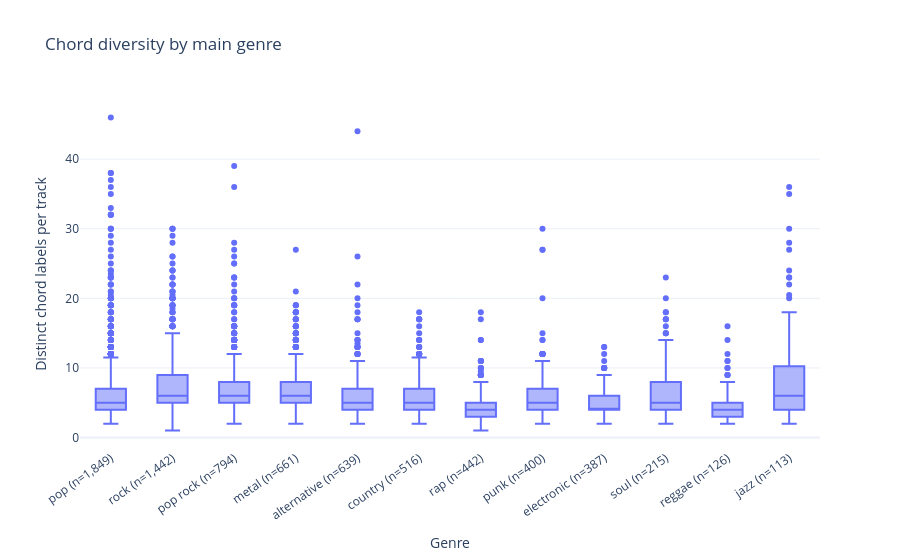

Notebook cell for this chart:
### Markdown cell above
## 2. How does chord diversity vary by genre?

Each box shows the median and middle half of tracks in a Chordonomicon main genre. Genres are
ordered by their number of tracks. The sample size appears in each genre label.

### Code cell
genre_tracks = tracks.dropna(subset=["main_genre", "chord_count"]).copy()
genre_sizes = genre_tracks["main_genre"].value_counts()
genre_labels = {genre: f"{genre} (n={genre_sizes[genre]:,})" for genre in genre_order}
genre_tracks["Genre"] = genre_tracks["main_genre"].map(genre_labels)

fig = px.box(
    genre_tracks, x="Genre", y="chord_count", points="outliers",
    category_orders={"Genre": list(genre_labels.values())},
    labels={"chord_count": "Distinct chord labels per track"},
    title="Chord diversity by main genre",
)
fig.update_xaxes(tickangle=-35)
fig.show()

### Figure 1 — Plotly figure (JSON) as saved in the notebook; plotly's stock layout.template omitted (floating-point values rounded to 4 significant figures; data arrays with more than 128 entries replaced by an {"elided": "..."} marker saying what was removed)
{"data": [{"alignmentgroup": "True", "boxpoints": "outliers", "hovertemplate": "Genre=%{x}<br>Distinct chord labels per track=%{y}<extra></extra>", "legendgroup": "", "marker": {"color": "#636efa"}, "name": "", "notched": false, "offsetgroup": "", "orientation": "v", "showlegend": false, "type": "box", "x": {"elided": "7584 str values"}, "x0": " ", "xaxis": "x", "y": {"elided": "7584 float values"}, "y0": " ", "yaxis": "y"}], "layout": {"boxmode": "group", "legend": {"tracegroupgap": 0}, "title": {"text": "Chord diversity by main genre"}, "xaxis": {"anchor": "y", "categoryarray": ["pop (n=1,849)", "rock (n=1,442)", "pop rock (n=794)", "metal (n=661)", "alternative (n=639)", "country (n=516)", "rap (n=442)", "punk (n=400)", "electronic (n=387)", "soul (n=215)", "reggae (n=126)", "jazz (n=113)"], "categoryorder": "array", "domain": [0, 1], "tickangle": -35, "title": {"text": "Genre"}}, "yaxis": {"anchor": "x", "domain": [0, 1], "title": {"text": "Distinct chord labels per track"}}}}
